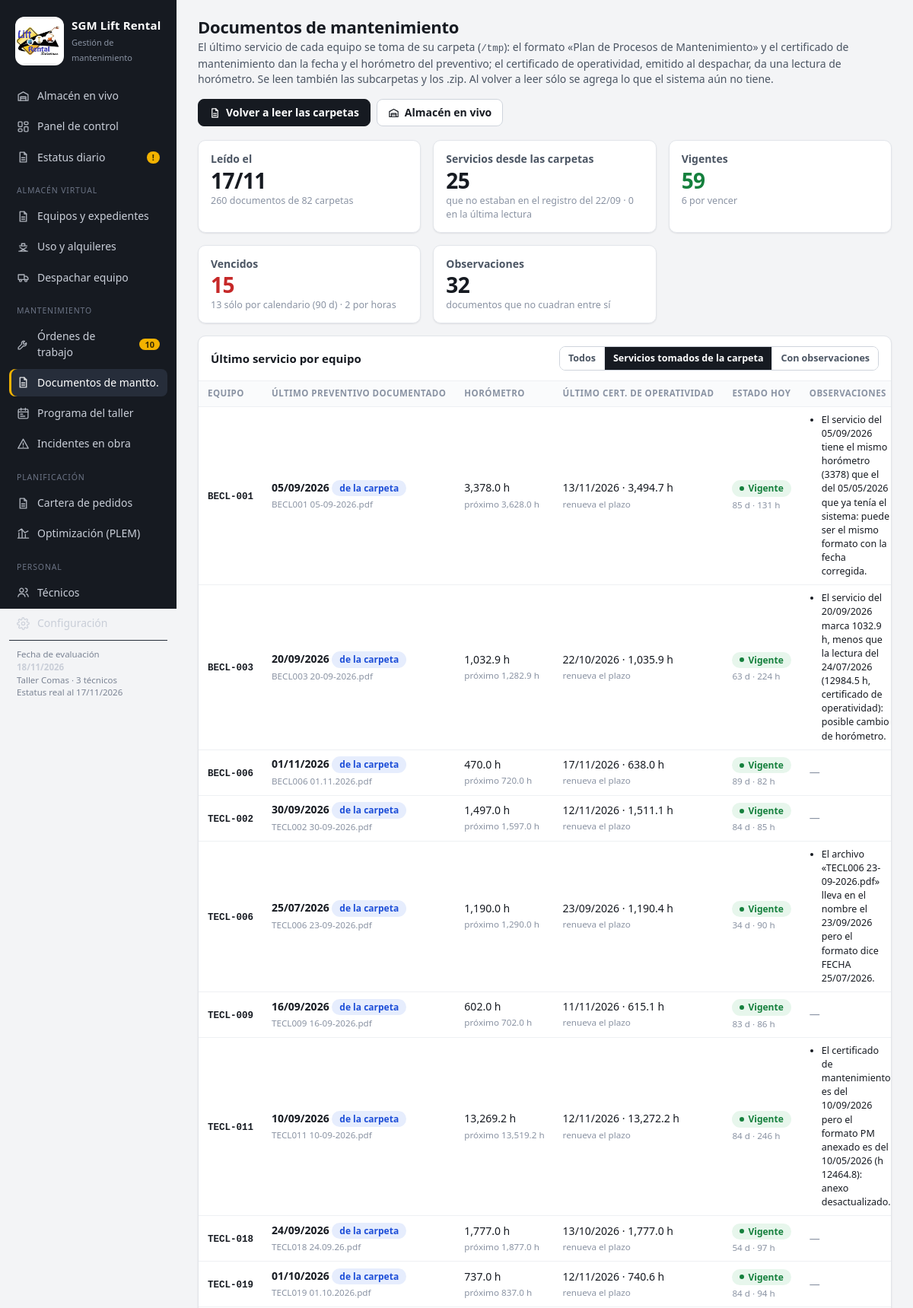
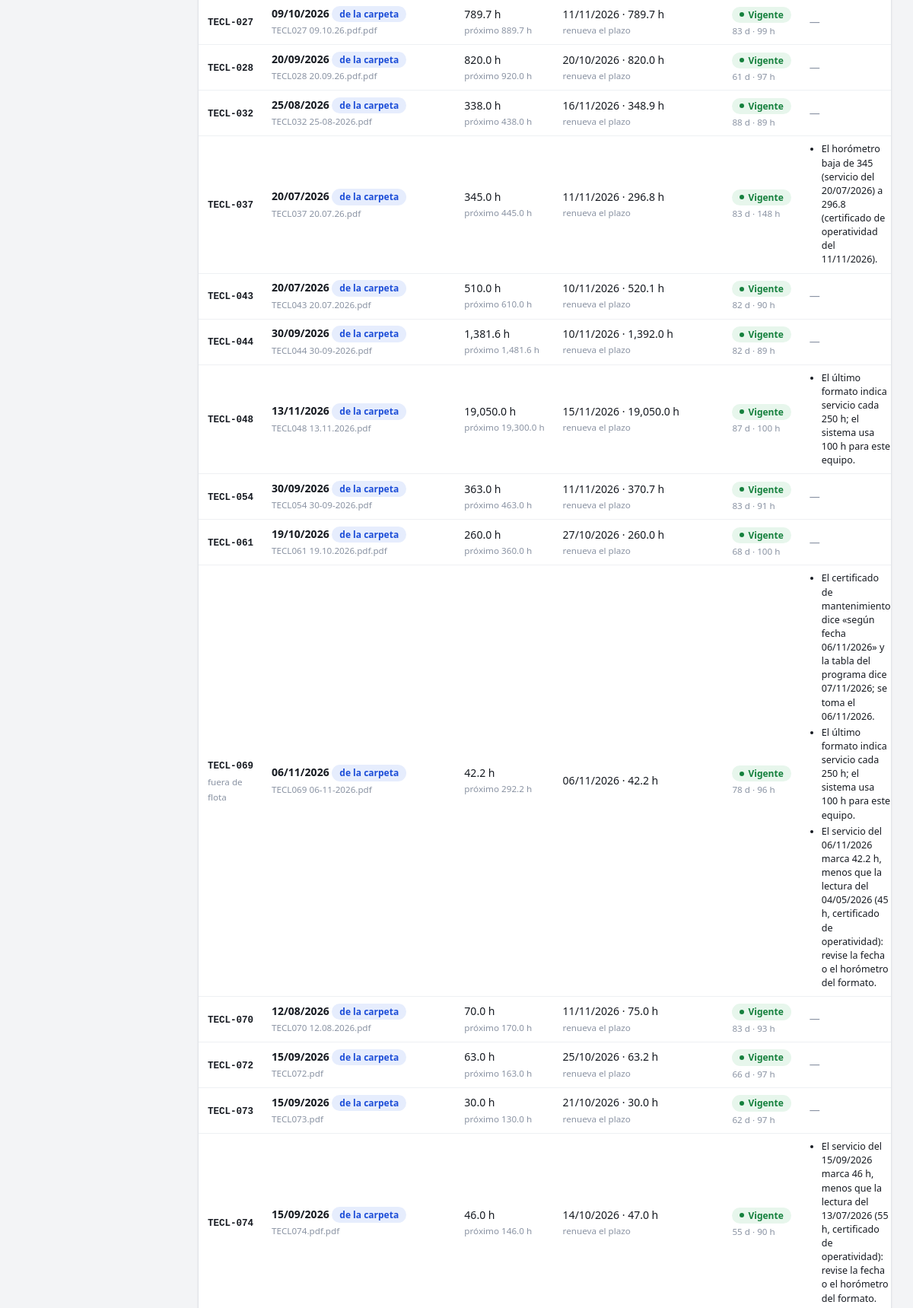
The page /documentos?ver=nuevos (upper part) on the database its author committed (2 pictures, top to bottom).
### tables this page shows
CREATE TABLE config (
    clave TEXT PRIMARY KEY,
    valor TEXT
);

CREATE TABLE ordenes (
    id INTEGER PRIMARY KEY,
    equipo_id INTEGER NOT NULL REFERENCES equipos(id),
    tipo TEXT NOT NULL DEFAULT 'Preventivo',
    nivel TEXT,
    estado TEXT NOT NULL DEFAULT 'Pendiente',
    prioridad TEXT DEFAULT 'Normal',
    fecha_programada TEXT,
    duracion_dias INTEGER DEFAULT 1,
    tecnico_dias REAL DEFAULT 1,
    fecha_inicio TEXT,
    fecha_fin TEXT,
    horometro REAL,
    costo_estimado REAL,
    costo_real REAL,
    descripcion TEXT,
    observaciones TEXT,
    origen TEXT,
    supervisor TEXT,
    tareas TEXT,              -- JSON: códigos de la lista del plan marcados al cerrar la orden
    creado TEXT DEFAULT (datetime('now','localtime'))
);

### app.py (the view)
@app.route("/documentos")
def documentos():
    c = cfg()
    inf = json.loads(c["documentos_informe"]) if c.get("documentos_informe") else None
    flota = {e["codigo"]: e for e in L.flota_con_estado(db(), c, solo_activos=False)}
    filtro = request.args.get("ver", "todos")
    filas = []
    for f in (inf or {}).get("equipos", []):
        e = flota.get(f["codigo"])
        f["mant"] = e["mant"] if e else None
        f["activo"] = bool(e and e["activo"])
        f["ultimo"] = f["servicios"][-1] if f["servicios"] else None
        f["ult_co"] = next((i for i in reversed(f["inspecciones"]) if i.get("horometro") is not None), None)
        if filtro == "obs" and not f["incoherencias"] or filtro == "nuevos" and not f.get("de_carpeta"):
            continue
        filas.append(f)
    est = Counter(f["mant"]["estado"] for f in (inf or {}).get("equipos", []) if f.get("mant") and f["activo"])
    solo_cal = sum(1 for f in (inf or {}).get("equipos", []) if f.get("mant") and f["activo"] and
                   f["mant"]["estado"] == "Vencido" and (f["mant"]["horas_rest"] or 0) > 0)
    return render_template("documentos.html", inf=inf, filas=filas, filtro=filtro, est=est, solo_cal=solo_cal,
                           docs_dir=ID.DOCS_DIR)

### app.py (called while the page is built)
def db():
    return base.get_db()

def cfg():
    return L.leer_config(db())

@app.template_filter("fecha")
def f_fecha(v, formato="%d/%m/%Y"):
    d = a_fecha(v) if v else None
    return d.strftime(formato) if d else "—"

@app.template_filter("num")
def f_num(v, dec=0):
    if v is None or v == "":
        return "—"
    s = f"{float(v):,.{dec}f}"
    return s

@app.template_filter("clase")
def f_clase(estado):
    return {"Vigente": "ok", "Por vencer": "warn", "Vencido": "bad", "Sin datos": "none",
            "Disponible": "ok", "En obra": "info", "En taller": "warn", "Fuera de servicio": "bad",
            "Pendiente": "warn", "Programada": "info", "En ejecución": "accent",
            "Completada": "ok", "Cancelada": "none", "Cerrado": "none",
            "apto": "ok", "advertencia": "warn", "bloqueado": "bad",
            "Alta": "bad", "Normal": "info", "Baja": "none",
            "Asignado": "info", "Despachado": "ok", "No atendido": "bad", "Cancelado": "none",
            "Terminada": "ok", "En curso": "accent", "Error": "bad"}.get(estado, "none")

### db.py (called while the page is built)
def conectar():
    con = sqlite3.connect(DB_PATH, detect_types=0)
    con.row_factory = sqlite3.Row
    con.execute("PRAGMA foreign_keys = ON")
    return con

def get_db():
    if "db" not in g:
        g.db = conectar()
    return g.db

def cerrar_db(_exc=None):
    con = g.pop("db", None)
    if con is not None:
        con.close()

### logica.py (called while the page is built)
def a_fecha(v):
    if v is None or v == "":
        return None
    if isinstance(v, date):
        return v
    return datetime.strptime(str(v)[:10], "%Y-%m-%d").date()

def iso(d):
    return d.strftime("%Y-%m-%d") if d else None

def leer_config(db):
    return {r["clave"]: r["valor"] for r in db.execute("SELECT clave, valor FROM config")}

def fecha_ref(cfg):
    return a_fecha(cfg.get("fecha_referencia")) or date.today()

def nivel_siguiente(horometro_ultimo, frecuencia):
    if horometro_ultimo is None or not frecuencia:
        return "A"
    nxt = horometro_ultimo + frecuencia
    if frecuencia >= 250:
        reglas = [(2000, "A+B+C+D"), (1000, "A+B+C"), (500, "A+B")]
    else:
        reglas = [(1000, "A+B+C+D"), (500, "A+B+C"), (300, "A+B")]
    for k, nivel in reglas:
        if math.floor(nxt / k) > math.floor(horometro_ultimo / k):
            return nivel
    return "A"

def intervalo_calendario(categoria, cfg):
    clave = "intervalo_brazos" if categoria.startswith("Brazo") else "intervalo_tijeras"
    return int(float(cfg.get(clave) or 90))

### templates/documentos.html (shortened to what this page needs)
{% extends 'base.html' %}
{% from '_m.html' import chip, eq_link, icono, restante %}
{% block contenido %}
<div class="cab">
  <div>
    <h1>Documentos de mantenimiento</h1>
    <p>El último servicio de cada equipo se toma de su carpeta (<span class="mono">{{ docs_dir }}</span>): el formato «Plan de Procesos de Mantenimiento» y el certificado de mantenimiento dan la fecha y el horómetro del preventivo; el certificado de operatividad, emitido al despachar, da una lectura de horómetro. Se leen también las subcarpetas y los .zip. Al volver a leer sólo se agrega lo que el sistema aún no tiene.</p>
  </div>
  <div class="acciones">
    <form method="post" action="{{ url_for('documentos_releer') }}"><button class="btn osc">{{ icono('doc') }} Volver a leer las carpetas</button></form>
    <a class="btn" href="{{ url_for('almacen') }}">{{ icono('almacen') }} Almacén en vivo</a>
  </div>
</div>
{% if inf %}
<div class="grid g5" style="margin-bottom:16px">
  <div class="card kpi"><span class="l">Leído el</span><span class="v">{{ inf.fecha|fecha('%d/%m') }}</span><span class="s">{{ inf.documentos or '—' }} documentos de {{ inf.carpetas or inf.equipos|length }} carpetas</span></div>
  <div class="card kpi"><span class="l">Servicios desde las carpetas</span><span class="v">{{ inf.total_servicios if inf.total_servicios is defined else inf.nuevos_servicios }}</span><span class="s">que no estaban en el registro del 22/09 · {{ inf.nuevos_servicios }} en la última lectura</span></div>
  <div class="card kpi"><span class="l">Vigentes</span><span class="v" style="color:var(--ok)">{{ est['Vigente'] or 0 }}</span><span class="s">{{ est['Por vencer'] or 0 }} por vencer</span></div>
  <div class="card kpi"><span class="l">Vencidos</span><span class="v" style="color:var(--bad)">{{ est['Vencido'] or 0 }}</span><span class="s">{{ solo_cal }} sólo por calendario ({{ CFG.intervalo_tijeras or 90 }} d) · {{ (est['Vencido'] or 0) - solo_cal }} por horas</span></div>
  <div class="card kpi"><span class="l">Observaciones</span><span class="v">{{ inf.incoherencias }}</span><span class="s">documentos que no cuadran entre sí</span></div>
</div>
<div class="card">
  <div class="hd"><h2>Último servicio por equipo</h2>
    <div class="seg">
      <a class="btn-seg {{ 'on' if filtro == 'todos' }}" href="{{ url_for('documentos') }}">Todos</a>
      <a class="btn-seg {{ 'on' if filtro == 'nuevos' }}" href="{{ url_for('documentos', ver='nuevos') }}">Servicios tomados de la carpeta</a>
      <a class="btn-seg {{ 'on' if filtro == 'obs' }}" href="{{ url_for('documentos', ver='obs') }}">Con observaciones</a>
    </div>
  </div>
  <div class="bd flush tabla-wrap">
    <table>
      <thead><tr><th>Equipo</th><th>Último preventivo documentado</th><th>Horómetro</th><th>Último cert. de operatividad</th><th>Estado hoy</th><th>Observaciones</th></tr></thead>
      <tbody>{% for f in filas %}{% set u = f.ultimo %}{% set m = f.mant %}
        <tr>
          <td>{% if f.en_sistema %}{{ eq_link(f.codigo) }}{% else %}<b>{{ f.codigo }}</b>{% endif %}{% if f.en_sistema and not f.activo %}<br><small class="muted">fuera de flota</small>{% endif %}</td>
          <td style="white-space:nowrap">{% if u %}<b>{{ u.fecha|fecha }}</b>{% if u.fecha in (f.de_carpeta or []) %} <span class="chip info plain">de la carpeta</span>{% endif %}<br><small class="muted">{{ u.archivo }}</small>{% else %}<span class="muted">sin formato PM</span>{% endif %}</td>
          <td style="white-space:nowrap">{% if u and u.horometro is not none %}{{ u.horometro|num(1) }} h{% if u.proximo_h %}<br><small class="muted">próximo {{ u.proximo_h|num(1) }} h</small>{% endif %}{% else %}—{% endif %}</td>
          <td style="white-space:nowrap">{% if f.ult_co %}{{ f.ult_co.fecha|fecha }} · {{ f.ult_co.horometro|num(1) }} h{% if m and m.fecha_inspeccion == f.ult_co.fecha %}<br><small class="muted">renueva el plazo</small>{% endif %}{% else %}<span class="muted">—</span>{% endif %}</td>
          <td style="white-space:nowrap">{% if m %}{{ chip(m.estado) }}<br><small>{{ restante(m) }}</small>{% else %}—{% endif %}</td>
          <td>{% if f.incoherencias %}<ul class="obs">{% for i in f.incoherencias %}<li>{{ i }}</li>{% endfor %}</ul>{% else %}<span class="muted">—</span>{% endif %}</td>
        </tr>
      {% else %}<tr><td colspan="6"><div class="vacio">Nada que mostrar con este filtro.</div></td></tr>{% endfor %}</tbody>
    </table>
  </div>
</div>
{% else %}
<div class="card"><div class="vacio">Aún no se han leído las carpetas de los equipos. Pulse «Volver a leer las carpetas».</div></div>
{% endif %}
{% endblock %}

### templates/_m.html (shortened to what this page needs)
{% macro chip(e, texto=None) -%}<span class="chip {{ e|clase }}">{{ texto or e }}</span>{%- endmacro %}
{% macro restante(m) -%}
  {%- if m.estado == 'Sin datos' -%}<span class="muted">Sin servicio documentado</span>
  {%- elif m.dias_rest is not none and m.dias_rest <= 0 -%}<b style="color:var(--bad)">{{ -m.dias_rest }} d vencido</b>
  {%- elif m.horas_rest is not none and m.horas_rest <= 0 -%}<b style="color:var(--bad)">{{ -m.horas_rest|num(0) }} h excedido</b>
  {%- else -%}{{ m.dias_rest }} d · {{ m.horas_rest|num(0) }} h{%- endif -%}
{%- endmacro %}
{% macro eq_link(codigo) -%}<a class="cod" href="{{ url_for('equipo', codigo=codigo) }}">{{ codigo }}</a>{%- endmacro %}
{% macro icono(n) -%}
<svg viewBox="0 0 24 24" fill="none" stroke="currentColor" stroke-width="1.9" stroke-linecap="round" stroke-linejoin="round">
{%- if n == 'panel' %}<rect x="3" y="3" width="7" height="9" rx="1.5"/><rect x="14" y="3" width="7" height="5" rx="1.5"/><rect x="14" y="12" width="7" height="9" rx="1.5"/><rect x="3" y="16" width="7" height="5" rx="1.5"/>
{%- elif n == 'almacen' %}<path d="M3 9l9-5 9 5v11H3z"/><path d="M7 20v-7h10v7M7 16h10"/>
{%- elif n == 'uso' %}<path d="M4 20h16M6 20l12-7M6 13l12 7M5 10h14M9 10V6h6v4"/>
{%- elif n == 'despacho' %}<path d="M3 7h11v9H3zM14 10h4l3 3v3h-7"/><circle cx="7" cy="18" r="2"/><circle cx="17" cy="18" r="2"/>
{%- elif n == 'mant' %}<path d="M14.7 6.3a4 4 0 0 0-5.4 5.2L3 17.8V21h3.2l6.3-6.3a4 4 0 0 0 5.2-5.4l-2.6 2.6-2.4-.6-.6-2.4z"/>
{%- elif n == 'taller' %}<rect x="3" y="4" width="18" height="17" rx="2"/><path d="M3 9h18M8 2v4M16 2v4M7 13h4M7 17h8"/>
{%- elif n == 'personal' %}<circle cx="9" cy="8" r="3.5"/><path d="M2.5 20c.8-3.5 3.4-5.5 6.5-5.5s5.7 2 6.5 5.5"/><path d="M16 4.5a3.5 3.5 0 0 1 0 7M18 14.8c1.8.8 3 2.6 3.5 5.2"/>
{%- elif n == 'incidente' %}<path d="M12 3l9.5 17h-19z"/><path d="M12 10v4M12 17.2v.3"/>
{%- elif n == 'config' %}<circle cx="12" cy="12" r="3"/><path d="M19.4 15a1.6 1.6 0 0 0 .3 1.8l.1.1a2 2 0 1 1-2.8 2.8l-.1-.1a1.6 1.6 0 0 0-2.7 1.1V21a2 2 0 1 1-4 0v-.1a1.6 1.6 0 0 0-2.7-1.1l-.1.1a2 2 0 1 1-2.8-2.8l.1-.1a1.6 1.6 0 0 0-1.1-2.7H3a2 2 0 1 1 0-4h.1a1.6 1.6 0 0 0 1.1-2.7l-.1-.1a2 2 0 1 1 2.8-2.8l.1.1a1.6 1.6 0 0 0 2.7-1.1V3a2 2 0 1 1 4 0v.1a1.6 1.6 0 0 0 2.7 1.1l.1-.1a2 2 0 1 1 2.8 2.8l-.1.1a1.6 1.6 0 0 0 1.1 2.7H21a2 2 0 1 1 0 4h-.1a1.6 1.6 0 0 0-1.5 1.3z"/>
{%- elif n == 'optim' %}<path d="M4 20V10M10 20V4M16 20v-7M22 20H2"/><path d="M3 7l6-4 6 7 6-3"/>
{%- elif n == 'mas' %}<path d="M12 5v14M5 12h14"/>
{%- elif n == 'csv' %}<path d="M12 3v12M7 10l5 5 5-5M4 20h16"/>
{%- elif n == 'print' %}<path d="M6 9V3h12v6M6 18H4v-7h16v7h-2"/><rect x="6" y="14" width="12" height="7"/>
{%- elif n == 'ok' %}<path d="M5 12.5l4.5 4.5L19 7.5"/>
{%- elif n == 'x' %}<path d="M6 6l12 12M18 6L6 18"/>
{%- elif n == 'reloj' %}<circle cx="12" cy="12" r="9"/><path d="M12 7v5l3 2"/>
{%- elif n == 'doc' %}<path d="M14 3H6v18h12V7z"/><path d="M14 3v4h4M9 13h6M9 17h6"/>
{%- endif %}
</svg>
{%- endmacro %}

### static/estilos.css (style rules this page uses)
:root { --bg: #f3f4f6; --panel: #ffffff; --ink: #161a21; --ink-2: #4b5563; --ink-3: #8a93a3; --line: #e2e5ea; --line-2: #eef0f3; --side: #161a21; --side-ink: #c9ced8; --accent: #f2b200; --accent-ink: #3a2c00; --ok: #15803d; --ok-bg: #e7f6ec; --warn: #b45309; --warn-bg: #fdf1dc; --bad: #c62828; --bad-bg: #fde8e8; --info: #1d4ed8; --info-bg: #e6edfd; --none: #6b7280; --none-bg: #eef0f3; --radius: 10px; --shadow: 0 1px 2px rgba(16, 24, 40, .06), 0 1px 3px rgba(16, 24, 40, .04); --mono: "Cascadia Mono", "Consolas", ui-monospace, monospace; }
* { box-sizing: border-box; }
html, body { margin: 0; }
body { font-family: "Segoe UI", system-ui, -apple-system, Roboto, sans-serif; font-size: 14px; line-height: 1.45; color: var(--ink); background: var(--bg); font-variant-numeric: tabular-nums; }
a { color: var(--info); text-decoration: none; }
h1, h2, h3 { margin: 0; line-height: 1.2; }
h1 { font-size: 22px; font-weight: 650; letter-spacing: -.01em; }
h2 { font-size: 15px; font-weight: 650; }
small, .muted { color: var(--ink-3); }
.mono, .cod { font-family: var(--mono); font-size: 12.5px; }
.cod { font-weight: 600; color: var(--ink); white-space: nowrap; }
.side a.nav svg { width: 17px; height: 17px; flex: none; opacity: .85; }
.cab { display: flex; align-items: flex-end; justify-content: space-between; gap: 16px; margin-bottom: 18px; flex-wrap: wrap; }
.cab p { margin: 4px 0 0; color: var(--ink-2); }
.acciones { display: flex; gap: 8px; flex-wrap: wrap; align-items: center; }
.card { background: var(--panel); border: 1px solid var(--line); border-radius: var(--radius); box-shadow: var(--shadow); }
.card > .hd { display: flex; align-items: center; justify-content: space-between; gap: 10px; padding: 13px 16px; border-bottom: 1px solid var(--line-2); }
.card > .bd { padding: 14px 16px; }
.card > .bd.flush { padding: 0; }
.grid { display: grid; gap: 16px; }
.kpi { padding: 14px 16px; display: flex; flex-direction: column; gap: 2px; }
.kpi .v { font-size: 28px; font-weight: 680; letter-spacing: -.02em; line-height: 1.1; }
.kpi .l { color: var(--ink-2); font-weight: 550; }
.kpi .s { color: var(--ink-3); font-size: 12.5px; }
.chip { display: inline-flex; align-items: center; gap: 5px; padding: 1px 9px; border-radius: 99px; font-size: 12px; font-weight: 600; white-space: nowrap; border: 1px solid transparent; }
.chip::before { content: ""; width: 6px; height: 6px; border-radius: 50%; background: currentColor; }
.chip.ok { color: var(--ok); background: var(--ok-bg); }
.chip.info { color: var(--info); background: var(--info-bg); }
.chip.plain::before { display: none; }
.tabla-wrap { overflow-x: auto; }
table { width: 100%; border-collapse: collapse; }
th, td { padding: 8px 12px; text-align: left; border-bottom: 1px solid var(--line-2); vertical-align: middle; }
th { font-size: 11.5px; font-weight: 650; color: var(--ink-3); text-transform: uppercase; letter-spacing: .04em; background: #fafbfc; position: sticky; top: 0; white-space: nowrap; }
.btn { display: inline-flex; align-items: center; gap: 7px; font: inherit; font-weight: 600; cursor: pointer; padding: 7px 14px; border-radius: 8px; border: 1px solid #cfd4dc; background: #fff; color: var(--ink); min-height: 36px; white-space: nowrap; }
.btn.osc { background: var(--ink); border-color: var(--ink); color: #fff; }
.btn svg { width: 15px; height: 15px; }
.seg { display: inline-flex; border: 1px solid #cfd4dc; border-radius: 8px; overflow: hidden; }
.g5 { grid-template-columns: repeat(5, minmax(0, 1fr)); }
@media (max-width: 1300px) { .g5 { grid-template-columns: repeat(3, minmax(0, 1fr)); } }
.seg a { font-size: 12.5px; font-weight: 600; padding: 6px 12px; color: var(--ink-2); background: #fff; }
.seg a + a { border-left: 1px solid #e3e6eb; }
.seg a.on { background: var(--ink); color: #fff; }
.seg a.btn-seg { font-size: 12.5px; font-weight: 600; padding: 6px 11px; color: var(--ink-2); text-decoration: none; background: #fff; }
.seg a.btn-seg + a.btn-seg { border-left: 1px solid #e3e6eb; }
.seg a.btn-seg.on { background: var(--ink, #161a21); color: #fff; }
ul.obs { margin: 0; padding-left: 16px; font-size: 12.5px; line-height: 1.45; }
ul.obs li + li { margin-top: 3px; }

### rows shown on the page
config: valor "90"
ordenes: codigo "TECL-027", fecha|fecha "09/10/2026", archivo "TECL027 09.10.26.pdf.pdf", horometro|num "789.7", proximo_h|num "889.7", ult_co.fecha|fecha "11/11/2026", ult_co.horometro|num "789.7", shows "renueva el plazo", texto "Vigente", dias_rest "83", horas_rest|num "99"

### other values the page prints
{{ OT_ABIERTAS }} "10"
{{ REF|fecha }} "18/11/2026"
{{ CFG.capacidad_tecnicos }} "3"
{{ EST.fecha|fecha('%d/%m/%Y') }} "17/11/2026"
{{ docs_dir }} "/tmp"
{{ inf.fecha|fecha('%d/%m') }} "17/11"
{{ inf.documentos or '—' }} "260"
{{ inf.carpetas or inf.equipos|length }} "82"
{{ inf.nuevos_servicios }} "0"
{{ est['Vigente'] or 0 }} "59"
{{ est['Por vencer'] or 0 }} "6"
{{ est['Vencido'] or 0 }} "15"
{{ solo_cal }} "13"
{{ (est['Vencido'] or 0) - solo_cal }} "2"
{{ inf.incoherencias }} "32"
